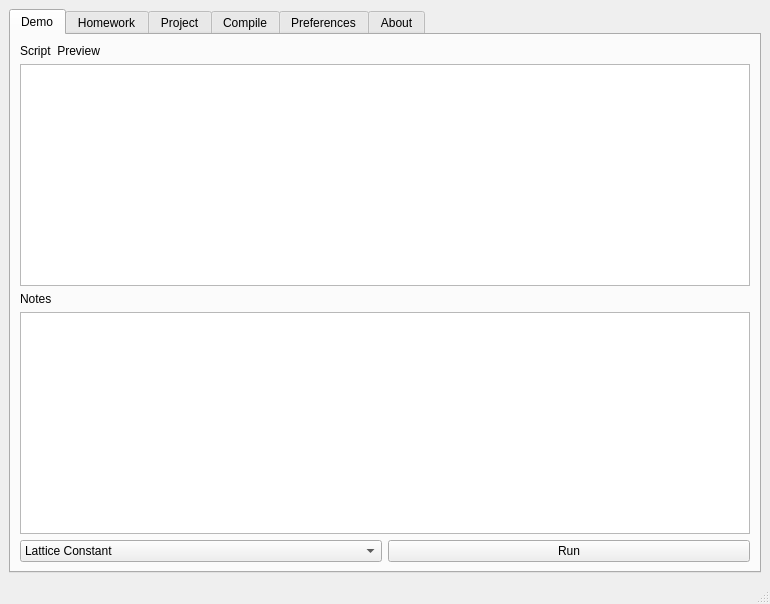
<?xml version="1.0" encoding="UTF-8"?>
<ui version="4.0">
 <class>MainWindow</class>
 <widget class="QMainWindow" name="MainWindow">
  <property name="geometry">
   <rect>
    <x>0</x>
    <y>0</y>
    <width>770</width>
    <height>604</height>
   </rect>
  </property>
  <property name="windowTitle">
   <string>Lammps Unofficial GUI</string>
  </property>
  <widget class="QWidget" name="centralwidget">
   <layout class="QHBoxLayout" name="horizontalLayout">
    <item>
     <widget class="QTabWidget" name="tabWidget">
      <property name="styleSheet">
       <string notr="true"/>
      </property>
      <property name="currentIndex">
       <number>0</number>
      </property>
      <widget class="QWidget" name="Demo">
       <attribute name="title">
        <string>Demo</string>
       </attribute>
       <layout class="QGridLayout" name="gridLayout">
        <item row="0" column="0" colspan="2">
         <layout class="QVBoxLayout" name="verticalLayout">
          <item>
           <widget class="QLabel" name="label">
            <property name="text">
             <string>Script  Preview</string>
            </property>
           </widget>
          </item>
          <item>
           <widget class="QTextBrowser" name="textBrowser"/>
          </item>
         </layout>
        </item>
        <item row="1" column="0" colspan="2">
         <layout class="QVBoxLayout" name="verticalLayout_2">
          <item>
           <widget class="QLabel" name="label_2">
            <property name="text">
             <string>Notes</string>
            </property>
           </widget>
          </item>
          <item>
           <widget class="QTextBrowser" name="textBrowser_2"/>
          </item>
         </layout>
        </item>
        <item row="2" column="0">
         <widget class="QComboBox" name="comboBox">
          <item>
           <property name="text">
            <string>Lattice Constant</string>
           </property>
          </item>
          <item>
           <property name="text">
            <string>Elastic</string>
           </property>
          </item>
         </widget>
        </item>
        <item row="2" column="1">
         <widget class="QPushButton" name="pushButton">
          <property name="text">
           <string>Run</string>
          </property>
         </widget>
        </item>
       </layout>
      </widget>
      <widget class="QWidget" name="tab">
       <attribute name="title">
        <string>Homework</string>
       </attribute>
      </widget>
      <widget class="QWidget" name="tab_2">
       <attribute name="title">
        <string>Project</string>
       </attribute>
      </widget>
      <widget class="QWidget" name="tab_4">
       <attribute name="title">
        <string>Compile</string>
       </attribute>
       <layout class="QGridLayout" name="gridLayout_2">
        <item row="0" column="0">
         <widget class="QTextBrowser" name="textBrowser_3"/>
        </item>
        <item row="0" column="1">
         <layout class="QHBoxLayout" name="horizontalLayout_2">
          <item>
           <widget class="QLabel" name="label_3">
            <property name="text">
             <string>Minimum</string>
            </property>
           </widget>
          </item>
          <item>
           <widget class="QPushButton" name="pushButton_2">
            <property name="text">
             <string>Compile</string>
            </property>
           </widget>
          </item>
         </layout>
        </item>
       </layout>
      </widget>
      <widget class="QWidget" name="tab_5">
       <attribute name="title">
        <string>Preferences</string>
       </attribute>
      </widget>
      <widget class="QWidget" name="tab_3">
       <attribute name="title">
        <string>About</string>
       </attribute>
      </widget>
     </widget>
    </item>
   </layout>
  </widget>
  <widget class="QMenuBar" name="menubar">
   <property name="geometry">
    <rect>
     <x>0</x>
     <y>0</y>
     <width>770</width>
     <height>25</height>
    </rect>
   </property>
  </widget>
  <widget class="QStatusBar" name="statusbar"/>
 </widget>
 <tabstops>
  <tabstop>tabWidget</tabstop>
 </tabstops>
 <resources/>
 <connections>
  <connection>
   <sender>comboBox</sender>
   <signal>currentIndexChanged(int)</signal>
   <receiver>textBrowser</receiver>
   <slot>reload()</slot>
   <hints>
    <hint type="sourcelabel">
     <x>50</x>
     <y>548</y>
    </hint>
    <hint type="destinationlabel">
     <x>450</x>
     <y>265</y>
    </hint>
   </hints>
  </connection>
  <connection>
   <sender>comboBox</sender>
   <signal>currentIndexChanged(int)</signal>
   <receiver>textBrowser_2</receiver>
   <slot>reload()</slot>
   <hints>
    <hint type="sourcelabel">
     <x>61</x>
     <y>544</y>
    </hint>
    <hint type="destinationlabel">
     <x>508</x>
     <y>405</y>
    </hint>
   </hints>
  </connection>
  <connection>
   <sender>pushButton</sender>
   <signal>clicked()</signal>
   <receiver>statusbar</receiver>
   <slot>show()</slot>
   <hints>
    <hint type="sourcelabel">
     <x>467</x>
     <y>556</y>
    </hint>
    <hint type="destinationlabel">
     <x>671</x>
     <y>584</y>
    </hint>
   </hints>
  </connection>
  <connection>
   <sender>pushButton_2</sender>
   <signal>clicked()</signal>
   <receiver>textBrowser_3</receiver>
   <slot>reload()</slot>
   <hints>
    <hint type="sourcelabel">
     <x>700</x>
     <y>313</y>
    </hint>
    <hint type="destinationlabel">
     <x>579</x>
     <y>249</y>
    </hint>
   </hints>
  </connection>
 </connections>
</ui>
